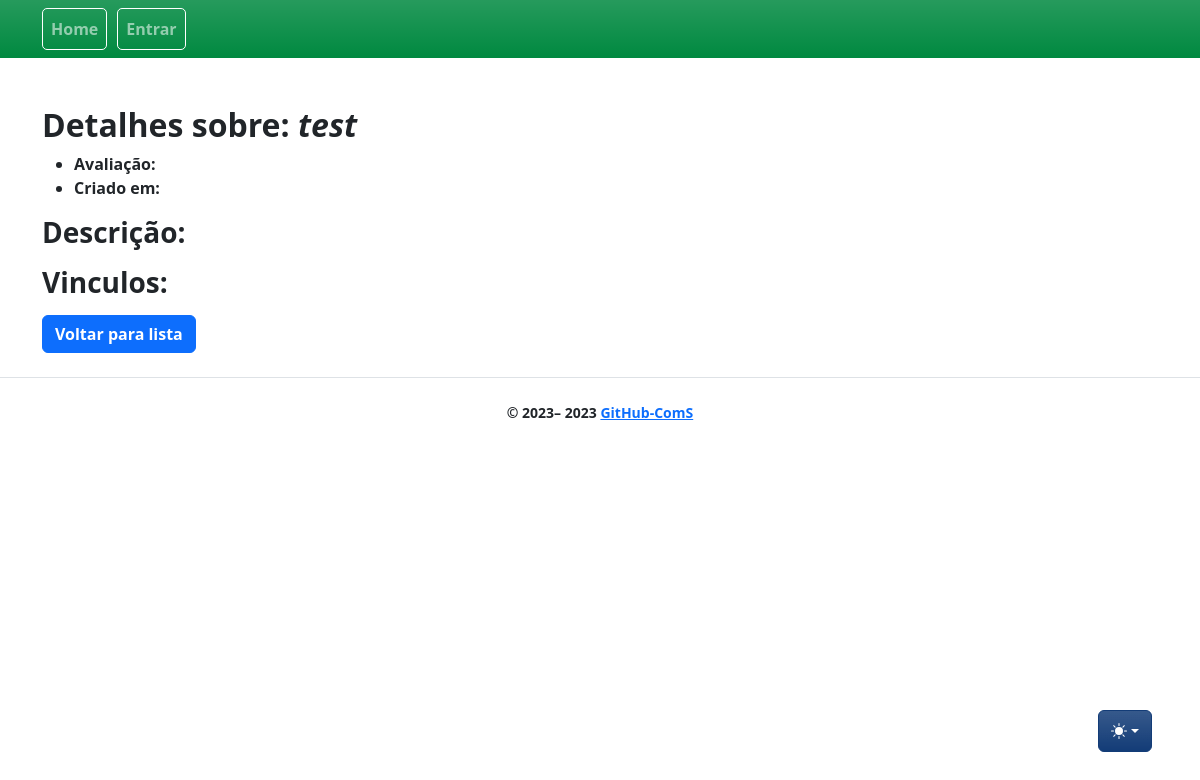
/linkages/1/show, run on an earlier commit of the app's database.
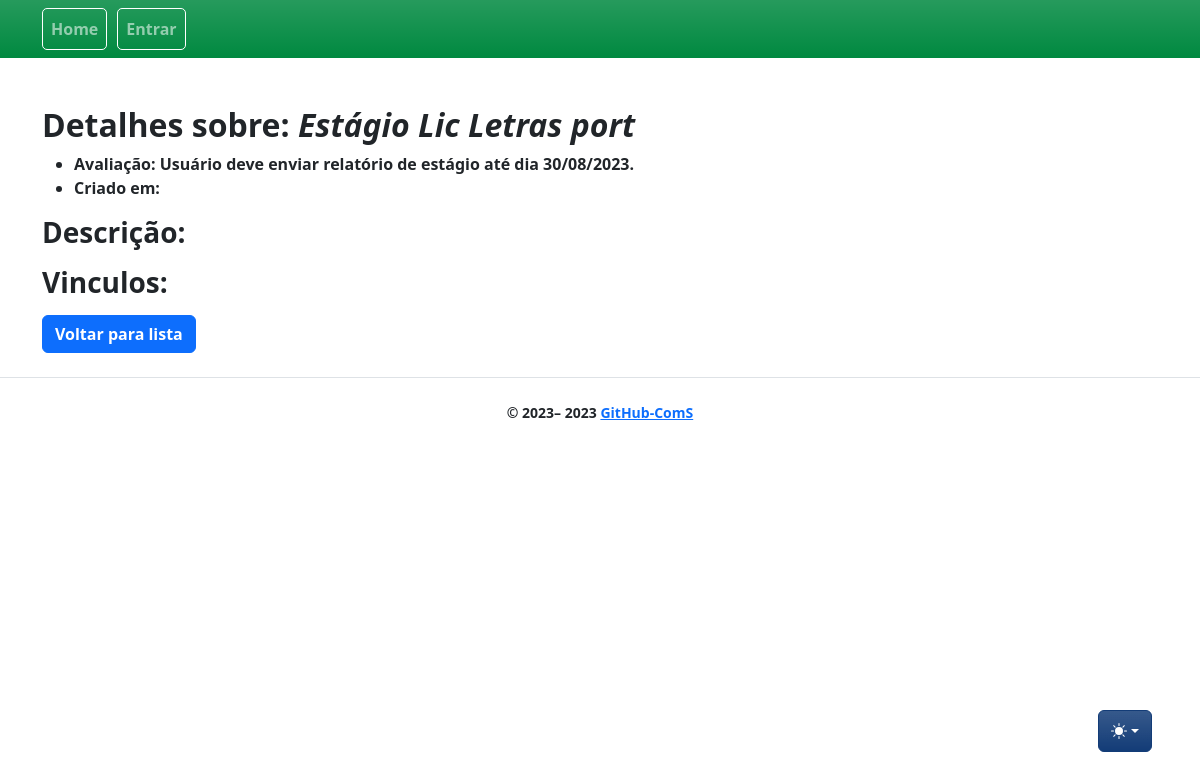
And on a later commit of the database.
### app/models/linkage.py (models this page shows, shortened)
class Linkage(db.Model):
    __tablename__ = "linkage"
    id = db.Column(db.Integer, primary_key=True)
    title = db.Column(db.String)
    rating = db.Column(db.String(6))
    comments = db.Column(db.String)
    active = db.Column(db.Integer)
    student_id = db.Column(db.Integer, db.ForeignKey("user.id"), nullable=False)
    student = db.relationship("User", backref="linkage", foreign_keys=[student_id], lazy=True)
    school_id = db.Column(db.Integer, db.ForeignKey("school.id"), nullable=False)
    school = db.relationship("School", backref="linkage", foreign_keys=[school_id])
    start_date = db.Column(db.DateTime)
    end_date = db.Column(db.DateTime)
    created_at = db.Column(db.DateTime, nullable=False, default=func.now())
    updated_at = db.Column(
        db.DateTime, nullable=False, default=func.now(), onupdate=func.now()
    )

### app/controllers/linkages_controllers.py (the view)
@bp.route("/<int:id>/show", methods=["GET"])
def show(id):
    linkage = db.get_or_404(Linkage, id)
    return render_template(_j.show, entity=linkage, **properties)

### app/templates/linkages/show.jinja2 (shortened to what this page needs)
{% extends 'base.jinja2' %}
{% from 'bootstrap5/form.html' import render_form %}
{% from 'bootstrap5/utils.html' import render_icon %}
{% from 'macros/component_confirm_modal.jinja2' import confirmModalMacro, confirmModalScript %}
{% block content %}
<h2> Detalhes sobre: <i>{{entity.title}}</i> </h2>
<ul id="details">
    <li> Avaliação: {{entity.rating}}</li>
    <li> Criado em: {{entity.release_date}}</li>
</ul>
<h3> Descrição: </h3>
<h3> Vinculos: </h3>
<div class="btn-group" role="group">
    <a href="{{ url_for('linkages.index') }}" class="btn btn-primary">Voltar para lista</a>
</div>
{% endblock %}

What changed in the data, as far as the page shows it:
changed Linkage: title "test" → "Estágio Lic Letras port"; rating (not shown) → "Usuário deve enviar relatório de estágio até dia 30/08/2023."
